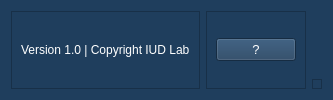
    <widget class="QFrame" name="footer_frame">
     <property name="styleSheet">
      <string notr="true">background-color: rgb(31, 62, 93);</string>
     </property>
     <property name="frameShape">
      <enum>QFrame::NoFrame</enum>
     </property>
     <property name="frameShadow">
      <enum>QFrame::Raised</enum>
     </property>
     <layout class="QHBoxLayout" name="horizontalLayout_5">
      <item>
       <widget class="QFrame" name="footer_left_frame">
        <property name="styleSheet">
         <string notr="true">color: rgb(255, 255, 255);</string>
        </property>
        <property name="frameShape">
         <enum>QFrame::StyledPanel</enum>
        </property>
        <property name="frameShadow">
         <enum>QFrame::Raised</enum>
        </property>
        <layout class="QHBoxLayout" name="horizontalLayout_6">
         <item alignment="Qt::AlignLeft">
          <widget class="QLabel" name="lb_version">
           <property name="text">
            <string>Version 1.0 | Copyright IUD Lab</string>
           </property>
          </widget>
         </item>
        </layout>
       </widget>
      </item>
      <item>
       <widget class="QFrame" name="footer_right_frame">
        <property name="frameShape">
         <enum>QFrame::StyledPanel</enum>
        </property>
        <property name="frameShadow">
         <enum>QFrame::Raised</enum>
        </property>
        <layout class="QHBoxLayout" name="horizontalLayout_7">
         <item alignment="Qt::AlignRight">
          <widget class="QPushButton" name="pbtn_differ">
           <property name="font">
            <font>
             <pointsize>10</pointsize>
             <weight>50</weight>
             <bold>false</bold>
            </font>
           </property>
           <property name="styleSheet">
            <string notr="true">color: rgb(255, 255, 255);</string>
           </property>
           <property name="text">
            <string>?</string>
           </property>
          </widget>
         </item>
        </layout>
       </widget>
      </item>
      <item alignment="Qt::AlignBottom">
       <widget class="QFrame" name="size_grip">
        <property name="minimumSize">
         <size>
          <width>10</width>
          <height>10</height>
         </size>
        </property>
        <property name="maximumSize">
         <size>
          <width>10</width>
          <height>10</height>
         </size>
        </property>
        <property name="frameShape">
         <enum>QFrame::StyledPanel</enum>
        </property>
        <property name="frameShadow">
         <enum>QFrame::Raised</enum>
        </property>
       </widget>
      </item>
     </layout>
    </widget>
